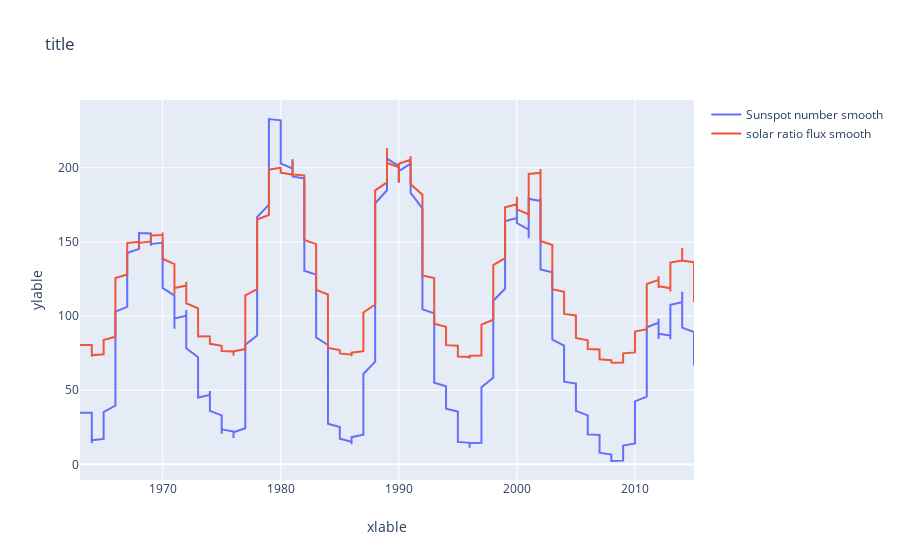

Notebook source saved alongside this figure:
### Code cell
plot(2, [data[:,0], data[:,0]], [sunspot_num_smth, solar_flux_smth],
     legend = ['Sunspot number smooth', 'solar ratio flux smooth'])

### Figure 1 — Plotly figure (JSON) as saved in the notebook; plotly's stock layout.template omitted (floating-point values rounded to 4 significant figures; data arrays with more than 128 entries replaced by an {"elided": "..."} marker saying what was removed)
{"data": [{"mode": "lines", "name": "Sunspot number smooth", "showlegend": true, "type": "scatter", "x": {"elided": "627 int values"}, "y": {"elided": "627 float values"}}, {"mode": "lines", "name": "solar ratio flux smooth", "showlegend": true, "type": "scatter", "x": {"elided": "627 int values"}, "y": {"elided": "627 float values"}}], "layout": {"title": {"text": "title"}, "xaxis": {"title": {"text": "xlable"}}, "yaxis": {"title": {"text": "ylable"}}}}
